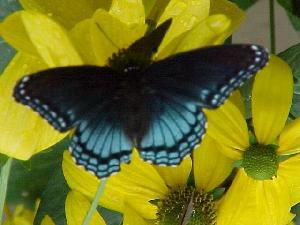
#> input picture Scripts/Metrics/PHOG/image_0058.jpg, 300 x 225 px
$ python visual_metrics.py PHOG/image_0058.jpg   (older library calls are emulated)
#> lines starting #> are read from the running program, lines starting #| are printed output that depends on the picture
### Scripts/Metrics/PHOG/anna_phog.py
import numpy as np
import imageio
import cv2
import matplotlib.pyplot as plt

'''
original matlab code at https://www.robots.ox.ac.uk/~vgg/research/caltech/phog.html
'''

def anna_phog(Img, bin, angle, L, roi):
    '''
     anna_PHOG Computes Pyramid Histogram of Oriented Gradient over a ROI.

     [BH, BV] = anna_PHOG(Img,BIN,ANGLE,L,ROI) computes phog descriptor over a ROI.

     Given and image Img, phog computes the Pyramid Histogram of Oriented Gradients
     over L pyramid levels and over a Region Of Interest

    IN:
        Img- Images numpy array of size MxN (Color or Gray)
        bin - Number of bins on the histogram
        angle - 180 or 360
       L - number of pyramid levels
       roi - Region Of Interest (ytop,ybottom,xleft,xright)

    OUT:
        p - pyramid histogram of oriented gradients
    '''
    if Img.ndim==3 and Img.shape[-1]==1:
        Img = Img[:,:,0]

    if np.sum(Img) > 100:
        # apply automatic Canny edge detection using the computed median
        sigma = 0.33
        v = np.median(Img)
        lower = int(max(0, (1.0 - sigma) * v))
        upper = int(min(255, (1.0 + sigma) * v))
        E = cv2.Canny(Img,lower,upper) #high and low treshold
        GradientX, GradientY = np.gradient(Img)
        GradientYY = np.gradient(GradientY, axis=1)

        Gr = np.sqrt(np.square(GradientX)+np.square(GradientY))
        index = GradientX == 0
        GradientX[index] = 1e-5 #maybe another value

        YX = GradientY*GradientX
        if angle == 180: A = ((np.arctan(YX)+(np.pi/2))*180)/np.pi
        if angle == 360: A = ((np.arctan2(GradientY,GradientX)+np.pi)*180)/np.pi

        bh, bv = anna_BinMatrix(A,E,Gr,angle,bin)

    else:
        bh = np.zeros(Img.shape)
        bv = np.zeros(Img.shape)

    bh_roi = bh[roi[0]:roi[1], roi[2]:roi[3]]
    bv_roi = bv[roi[0]:roi[1], roi[2]:roi[3]]

    p = anna_PhogDescriptor(bh_roi,bv_roi,L,bin)
    return p


# [79 lines left out: functions anna_BinMatrix, anna_PhogDescriptor, not called in this run]

### Scripts/Metrics/visual_metrics.py
from skimage.feature import local_binary_pattern, greycomatrix, greycoprops
from skimage.filters import gabor
import skimage
import argparse
import imageio
import os
import matplotlib.pyplot as plt
import seaborn as sns
from collections import Counter
import numpy as np
import cv2
from PHOG.anna_phog import anna_phog

from pspec import rgb_2_darter, get_pspec
from config import *


# [120 lines left out: functions get_LBP, get_GLCM, get_Haralick_descriptors, get_gabor_filters, not called in this run]


def get_PHOG(image, orientations=8, level=0, visu=False):
    '''
    return the pyramidal histogram oriented graph
    '''
    roi = [0, image.shape[0], 0, image.shape[1]]
    phog = anna_phog(image, orientations, 360, level, roi)
    if visu:
        plt.bar(range(phog.shape[0]), phog)
        plt.show()
    return {COL_PHOG_LEVELS:level, COL_PHOG_BINS:orientations,
        DATA:phog, FORMAT:".npy", SAVING_DIR:"PHOG", NAME_COL_PATH:COL_PATH_PHOG}


if __name__=='__main__':
    parser = argparse.ArgumentParser()
    parser.add_argument("image", help="path of the image file to open")
    args = parser.parse_args()
    image = imageio.imread(os.path.abspath(args.image))
#> image is the input picture: shape (225, 300, 3); mean R, G, B 115.4, 116.9, 32.1

    # [10 lines of commented-out code are left out]
    print(get_PHOG(image, 40, 2))
#> in anna_phog, `v = np.median(Img)`: v = 71
#> in anna_phog, `lower = int(max(0, (1.0 - sigma) * v))`: lower = 47
#> in anna_phog, `upper = int(min(255, (1.0 + sigma) * v))`: upper = 94
#> in anna_phog, `E = cv2.Canny(Img,lower,upper)`:
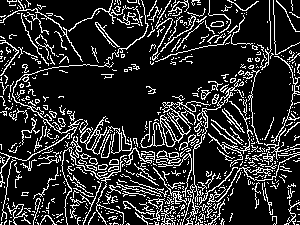
#> E: shape (225, 300); 17.5% white in thin lines or dots
#> (the run stopped early here; a loop or call above may not have finished)
